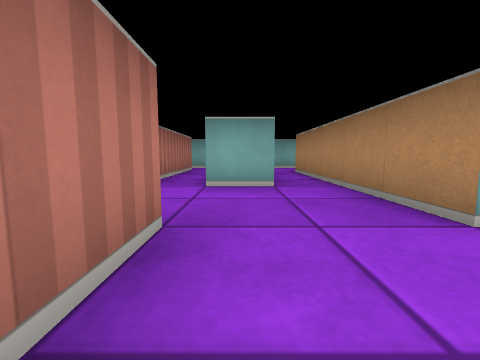
View 1 (above)

19 first-person views from a walk through a cub3D maze. The camera is about half as high as the walls, tilts 6° down and sees 90° across. The floor is counted in squares. Each view is taken from the middle of a square. On the plan, view 1 faces up. The plan holds only what a view shows up to about 9 squares ahead; the rest is blank.

View 2
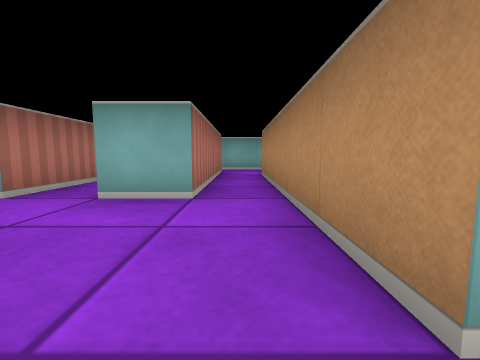

View 3
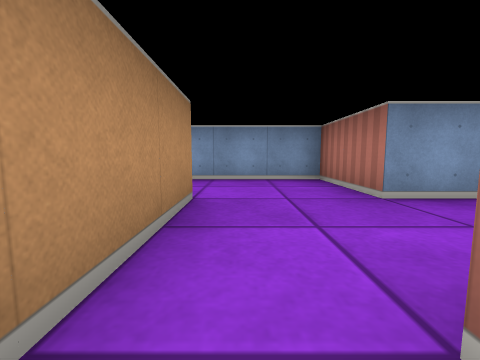

View 4
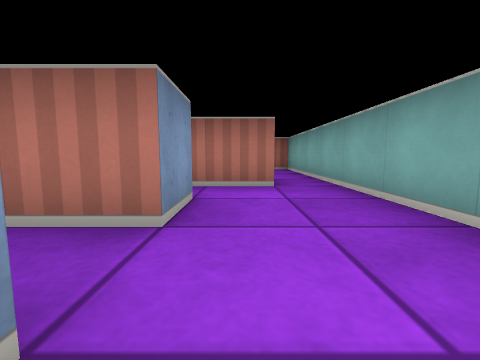

View 5
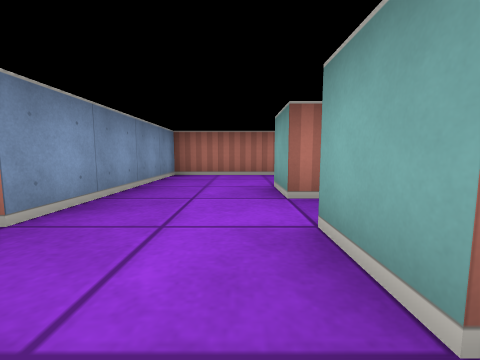

View 6
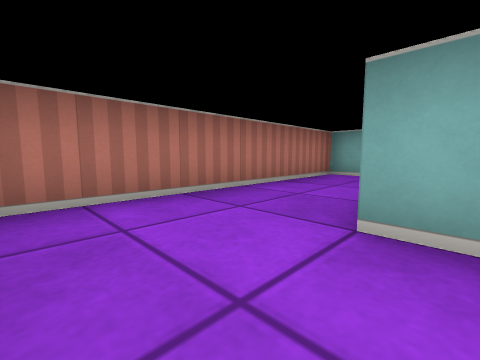

View 7
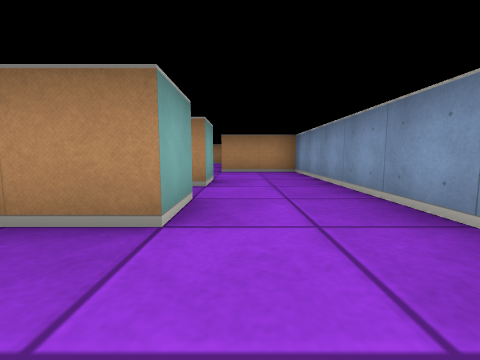

View 8
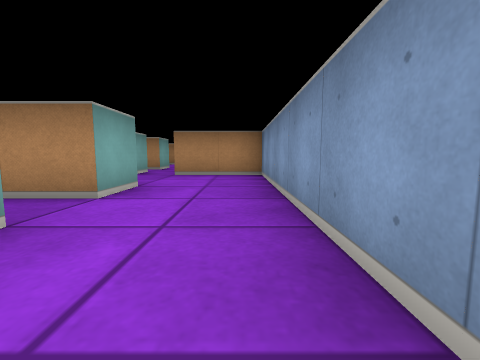

View 9
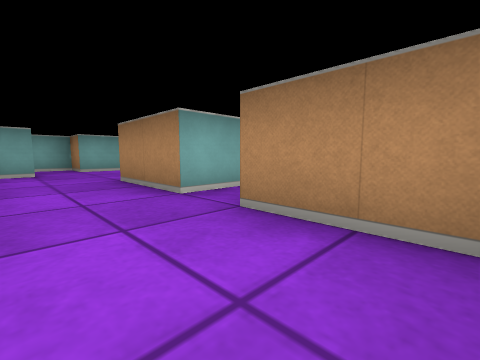

View 10
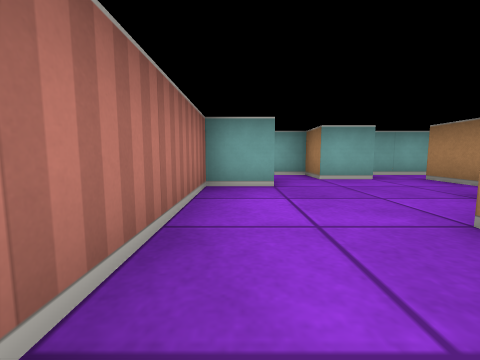

View 11
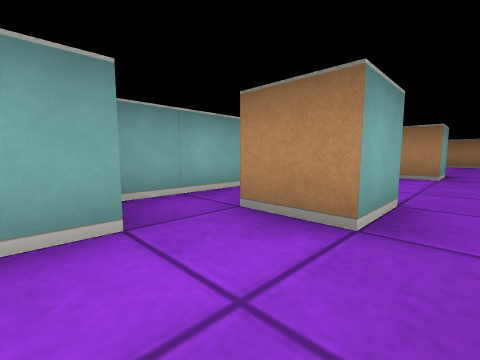

View 12
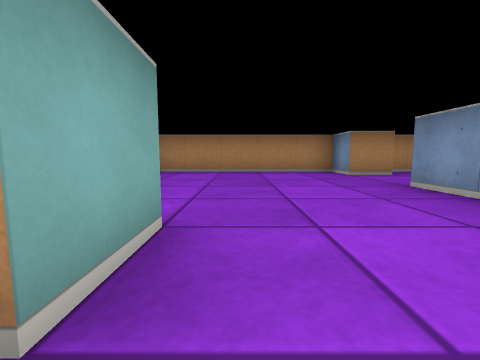

View 13
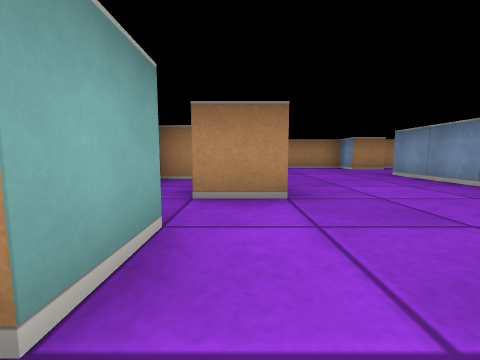

View 14
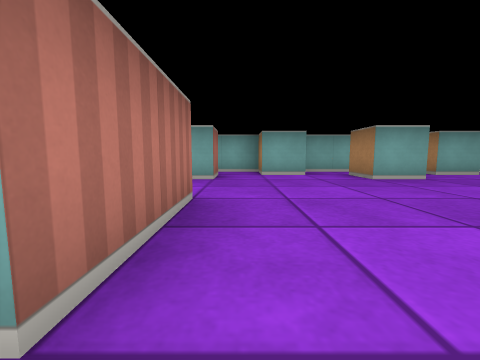

View 15
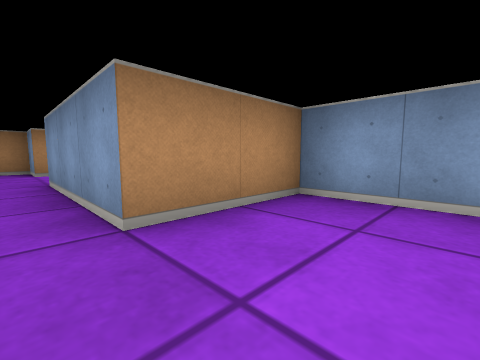

View 16
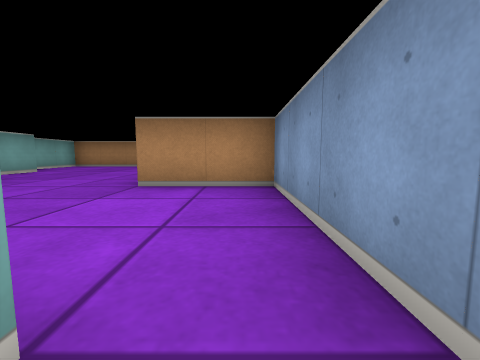

View 17
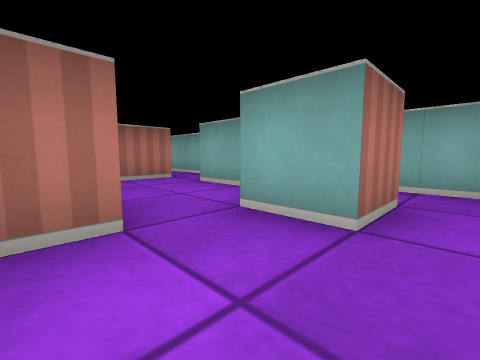

View 18
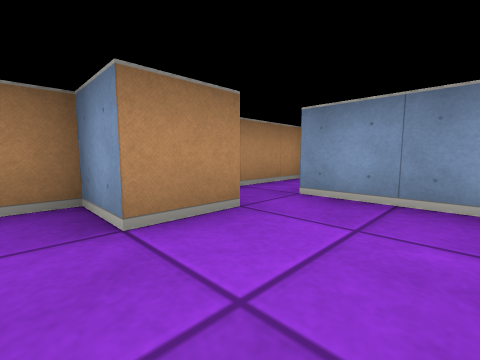

View 19
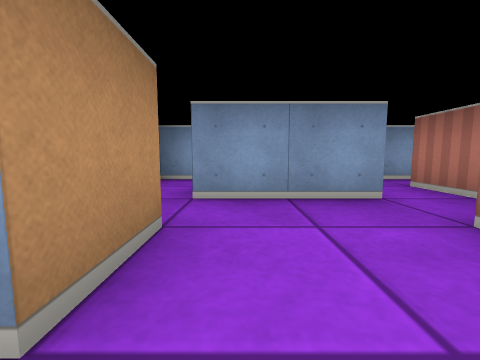

### Floor plan
Ten units are one square. View 1 is at (0, 0); x grows to the right and y downward. Boxes are objects, and circles mark ways between rooms. Rooms are numbered by the first view taken in them; rooms with no view inside come last. Other rooms are left out.
<svg viewBox="-50 -90 240 100">
<path fill="none" stroke="#000" d="M15 -15 15 -65M-15 -15 -5 -15 -5 5 15 5M5 -76 5 -35 -5 -35M-15 -75 -15 -35M15 -85 -15 -85M25 -15 15 -15M15 -65 25 -65 25 -55M45 -15 35 -15 35 -25M15 5 45 5M55 -85 15 -85M-15 -35 -25 -35M-38 -75 -45 -75 -45 -15 -15 -15M-15 -85 -35 -85 -35 -80M95 -45 95 -25 85 -25M85 -56 85 -49M116 -75 105 -75 105 -85 78 -85M95 -76 95 -65 85 -65 85 -75M136 -65 125 -65 125 -75M94 -15 125 -15 125 -35 155 -35M130 -85 118 -85M76 -75 65 -75 65 -85 55 -85M75 -25 65 -25 65 -45M155 -75 145 -75 145 -85M55 -76 55 -65 45 -65 45 -34M175 -24 175 -35 185 -35 185 -82M181 -85 166 -85M45 5 65 5 65 -15M154 -15 175 -15M145 -15 145 -5M185 2 185 -20M179 5 185 5"/>
<circle cx="20" cy="-5" r="3" fill="#2a7"/>
<circle cx="20" cy="-75" r="3" fill="#2a7"/>
<circle cx="-20" cy="-25" r="3" fill="#2a7"/>
<circle cx="-20" cy="-80" r="3" fill="#2a7"/>
<circle cx="40" cy="-5" r="3" fill="#2a7"/>
<circle cx="50" cy="-80" r="3" fill="#2a7"/>
<circle cx="165" cy="-30" r="3" fill="#2a7"/>
<circle cx="180" cy="-10" r="3" fill="#2a7"/>
<text x="10" y="-40">1</text>
<text x="30" y="-40">2</text>
<text x="-30" y="-50">3</text>
<text x="110" y="-50">4</text>
<text x="160" y="-20">5</text>
<text x="180" y="0">6</text>
</svg>
Room 1 opens to room 2. Room 1 opens to room 3. Room 2 opens to room 4. Room 4 opens to room 5. Room 5 opens to room 6.

Where each view was taken, in squares from view 1:
view 1: 0 up, 0 right, facing up
view 2: 1 up, 1 right, facing up
view 3: 4 up, 1 right, facing down
view 4: 7 up, 4 right, facing left
view 5: 3 up, 1 right, facing left
view 6: 2 up, 2 left, facing up-left
view 7: 1 up, 0 right, facing right
view 8: 0 up, 1 right, facing right
view 9: 0 up, 5 right, facing up-right
view 10: 3 up, 5 right, facing up
view 11: 6 up, 7 right, facing up-right
view 12: 6 up, 12 right, facing right
view 13: 7 up, 10 right, facing right
view 14: 2 up, 10 right, facing up
view 15: 4 up, 11 right, facing down-right
view 16: 2 up, 9 right, facing right
view 17: 5 up, 10 right, facing up-left
view 18: 4 up, 16 right, facing down-right
view 19: 4 up, 17 right, facing down
